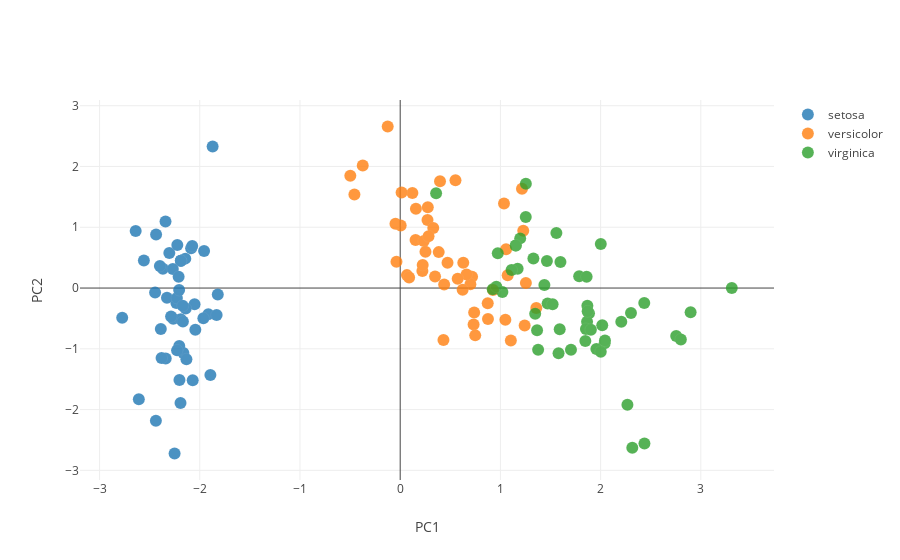

Notebook source saved alongside this figure:
### Markdown cell above
### Projecting onto primary principal components (PC1 + PC2)

### Code cell
eig_vecs = pca.components_[:2] # select PC1 & PC2
X_new = X_norm @ np.array(eig_vecs.T)
scatter_plot(X_new, PCs[:2])
